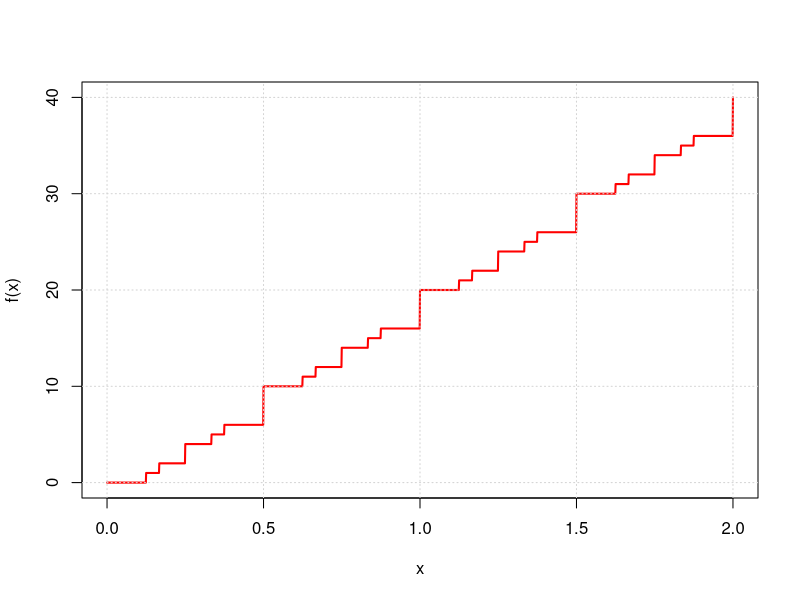

The R script that drew this image:
f <- function(x) {
  return (floor(2*x) + floor(4*x) + floor(6*x) + floor(8*x))
}

x <- seq(0.0, 2.0, by=0.001)
plot(x,f(x),type='l', col="red", lwd=2)
grid()



